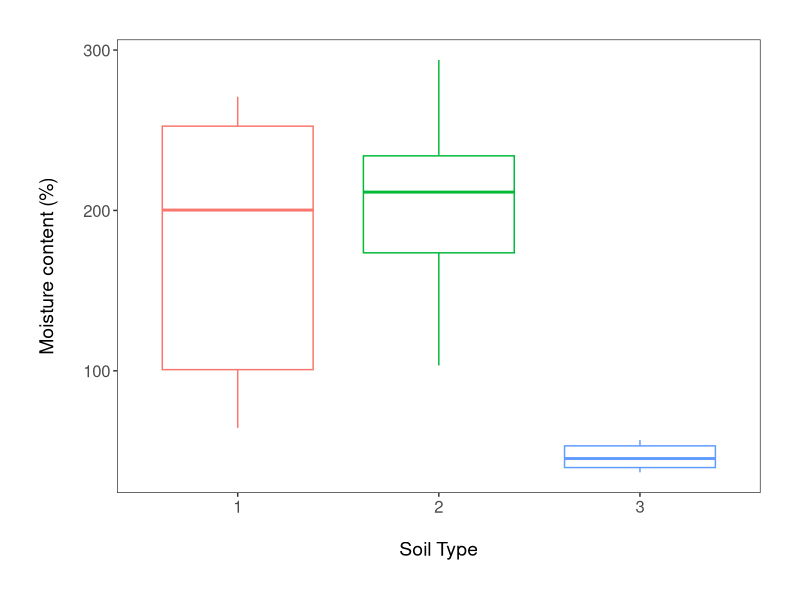
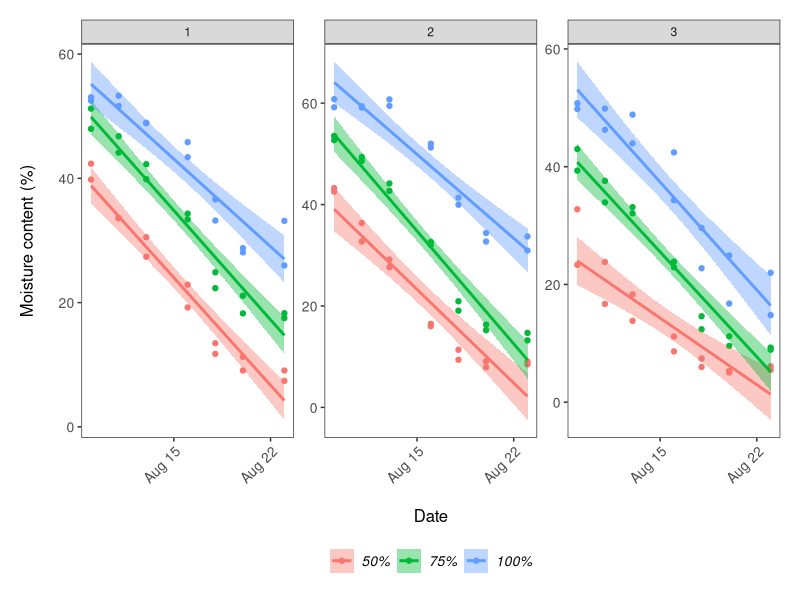
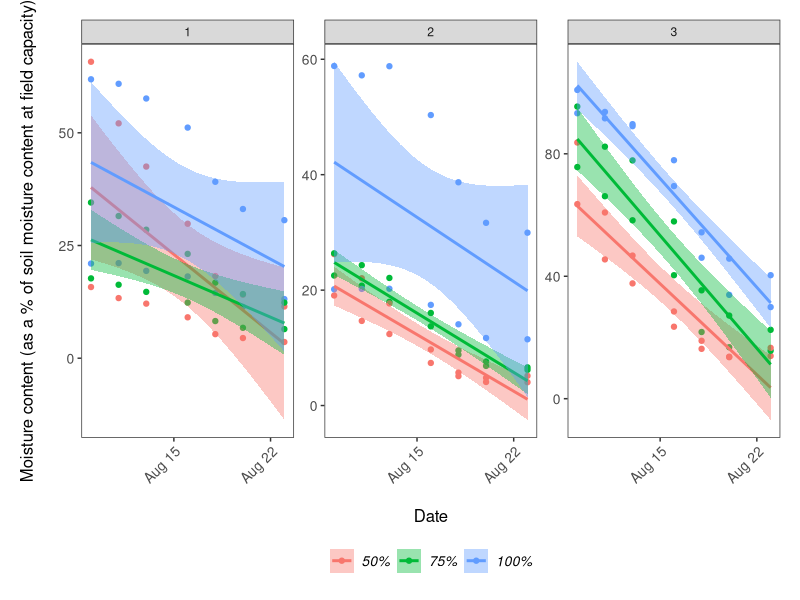
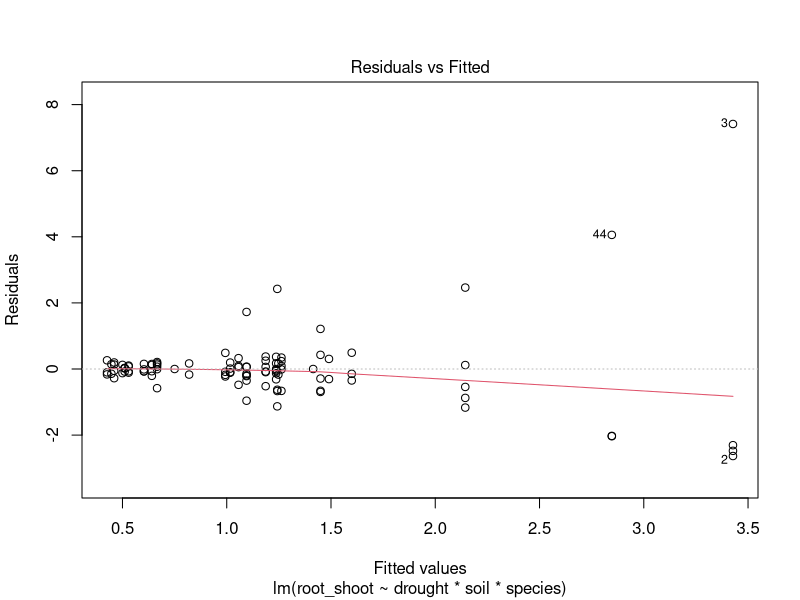
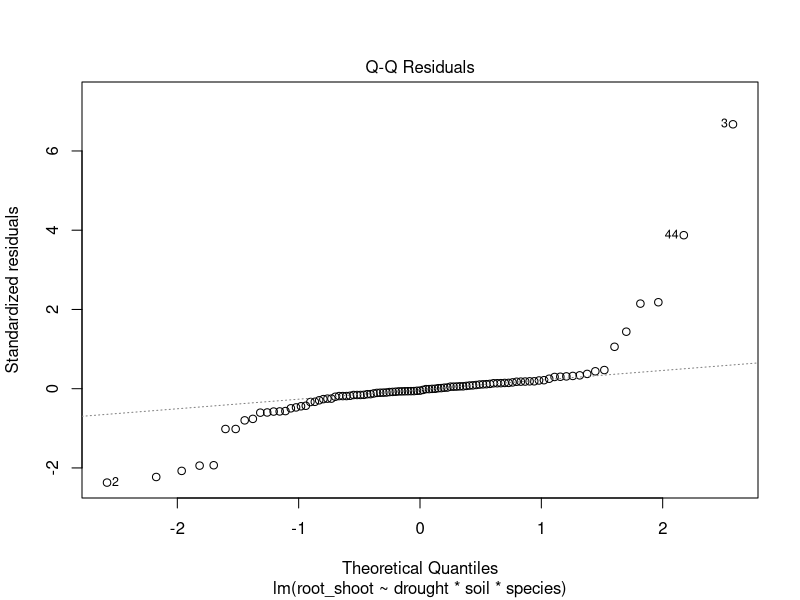
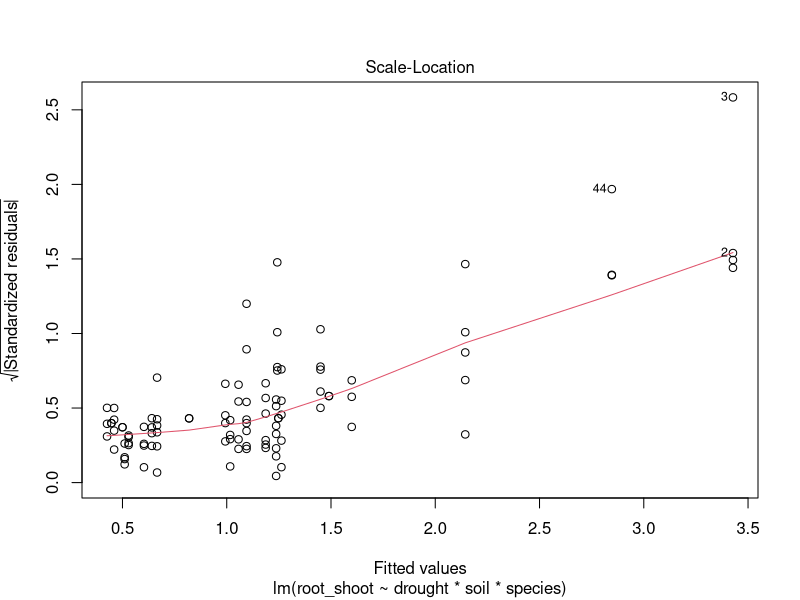
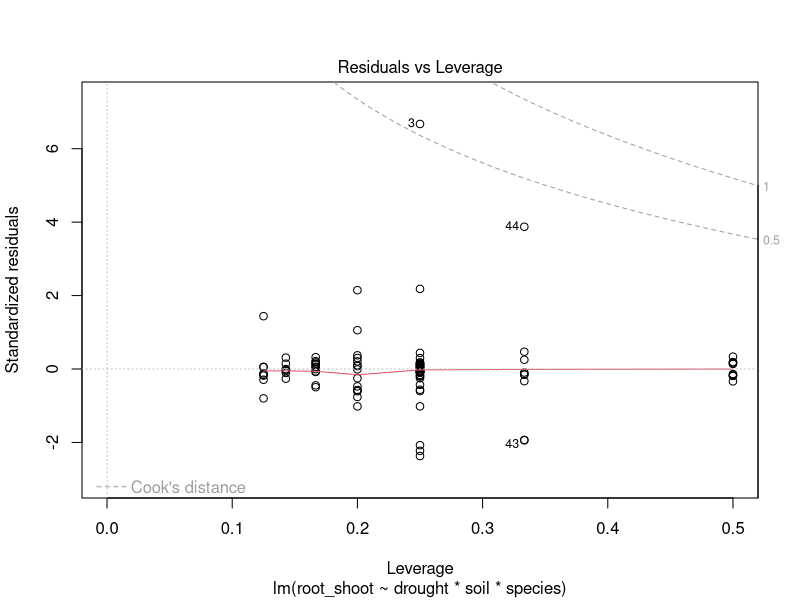
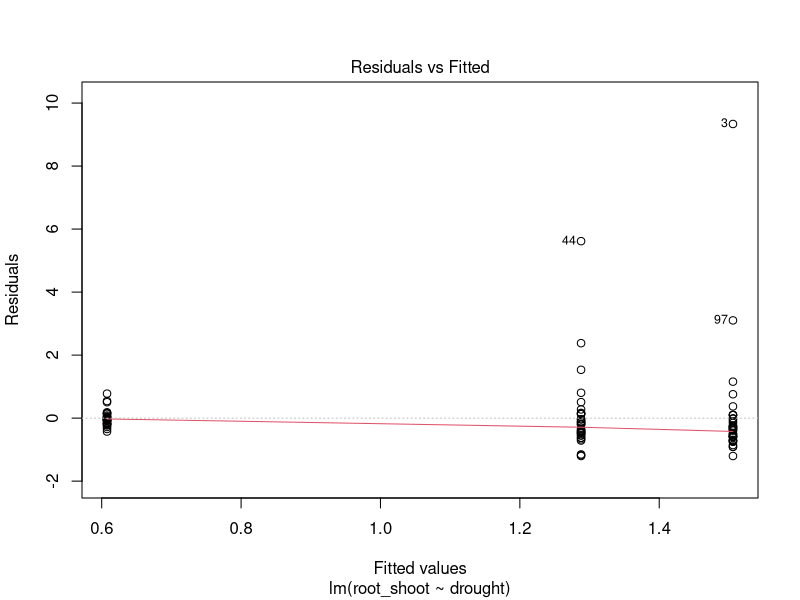

Source code (R) for these figures, in order:
## DISSERTATION PROJECT ##

# Libraries ----
library(tidyverse)
library(readxl)

# Import datasets ----
ratio <- read_excel("root-shoot.xls")
field_capacity <- read_excel("Field_capacity_diss.xlsx")
moisture <- read_excel("moisture.xlsx")

# Data manipulation ratio dataset ----
# Rename columns and create factor levels for species, drought level and soil type #
ratio <- rename(ratio, root_shoot = "Root/Shoot", drought = Drought_level, soil = Soil_Type, species = Species)
ratio <- mutate(ratio, species = as.factor(species), drought = as.factor(drought), soil = as.factor(soil))

# Data manipulation field capacity dataset ----
# water content = grams of water contained in the soil per pot
# moisture = mean and sd per pot measured by probe every other day in %
field_capacity <- field_capacity %>% 
  mutate(soil_type = as_factor(soil_type), pot_number = as_factor(pot_number)) %>% 
  mutate(water_content_gr = total_fresh-total_dry) %>%  # creating a new column for amount of water in soiil
  mutate(moisture_content_percent = ((total_fresh/total_dry)-1)*100)  # new column with moisture content in %

# checking for differences of soil moisture between soil types 
(soil_moisture_boxplot <- ggplot(field_capacity, aes(soil_type, moisture_content_percent)) +
    geom_boxplot(aes(color = soil_type)) +
    theme_bw() +
    ylab("Moisture content (%)\n") +                             
    xlab("\nSoil Type")  +
    theme(axis.text = element_text(size = 12),
          axis.title = element_text(size = 14, face = "plain"),                     
          panel.grid = element_blank(),       
          plot.margin = unit(c(1,1,1,1), units = , "cm"),  
          legend.position = "none"))

ggsave(soil_moisture_boxplot, file = "outputs/soil_moisture_boxplot.png", width = 12, height = 7) 

# Data manipulation for moisture measures ----
# moisture probe measures need to be plotted against time to see the progression 
# before relating them to the soil moisture content 
moisture <- moisture %>% 
  mutate(soil_type = as_factor(soil_type), pot = as_factor(pot)) %>% 
  tidyr::separate(date, c("year", "month", "day"), sep = "-", remove = FALSE) %>% 
  select(-year,-month) %>% 
  mutate(drought_level = case_when(pot == 1 ~ "50%",
                                   pot == 2 ~ "75%",
                                   pot == 3 ~ "100%",
                                   pot == 4 ~ "50%",
                                   pot == 5 ~ "75%",
                                   pot == 6 ~ "100%")) %>% 
  mutate(drought_level = as_factor(drought_level)) %>% 
  mutate(soil_type_moisture = c(field_capacity$moisture_content_percent,
                           field_capacity$moisture_content_percent,
                           field_capacity$moisture_content_percent,
                           field_capacity$moisture_content_percent,
                           field_capacity$moisture_content_percent,
                           field_capacity$moisture_content_percent,
                           field_capacity$moisture_content_percent)) %>% 
  mutate(drought_level_percent = (mean_moisture*100)/soil_type_moisture)

(moisture_time_series <- ggplot(moisture, aes(date, mean_moisture, color = drought_level)) +
    geom_point() +
    facet_wrap(~ soil_type, scales = "free_y") +
    geom_smooth(formula = y ~ x, method = "lm", aes(fill = drought_level)) + # add se = FALSE to remove error shading
    theme_bw() +
    ylab("Moisture content (%)\n") +                             
    xlab("\nDate") +
    theme(axis.text.x = element_text(size = 10, angle = 45, vjust = 1, hjust = 1),  # making the dates at a bit of an angle
          axis.text.y = element_text(size = 10),
          axis.title = element_text(size = 12, face = "plain"),                        
          panel.grid = element_blank(),  
          plot.margin = unit(c(0.5,0.5,0.5,0.5), units = , "cm"),  # Adding a margin around the plot
          legend.text = element_text(size = 10, face = "italic"),  
          legend.title = element_blank(),  # Removing the legend title 
          legend.position = "bottom")) 

# ggsave(moisture_time_series, file = "outputs/moisture_time_series.png", width = 12, height = 7) 

(field_capacity_time_series <- ggplot(moisture, aes(date, drought_level_percent, color = drought_level)) +
    geom_point() +
    facet_wrap(~ soil_type, scales = "free_y") +
    geom_smooth(formula = y ~ x, method = "lm", aes(fill = drought_level)) + # add se = FALSE to remove error shading
    theme_bw() +
    ylab("Moisture content (as a % of soil moisture content at field capacity)\n") +                             
    xlab("\nDate") +
    theme(axis.text.x = element_text(size = 10, angle = 45, vjust = 1, hjust = 1),  # making the dates at a bit of an angle
          axis.text.y = element_text(size = 10),
          axis.title = element_text(size = 12, face = "plain"),                        
          panel.grid = element_blank(),  
          plot.margin = unit(c(0.5,0.5,0.5,0.5), units = , "cm"),  # Adding a margin around the plot
          legend.text = element_text(size = 10, face = "italic"),  
          legend.title = element_blank(),  # Removing the legend title 
          legend.position = "bottom")) 

# ggsave(field_capacity_time_series, file = "outputs/field_capacity_time_series.png", width = 12, height = 7) 

# Stats ----
ratio_model <- lm(root_shoot ~ drought*soil*species, data = ratio)
summary(ratio_model)
anova(ratio_model)
plot(ratio_model)

ratio_model2 <- lm(root_shoot ~ drought, data = ratio)
summary(ratio_model2)
anova(ratio_model2)
plot(ratio_model2)

# Verification of assumptions # 
ratio_resids <- resid(ratio_model2)
shapiro.test(ratio_resids)
bartlett.test(root_shoot ~ drought, data = ratio)

# To see which drought level drives the significant results #
ratio_aov <- aov(root_shoot ~ drought, data = ratio)
TukeyHSD(ratio_aov)
